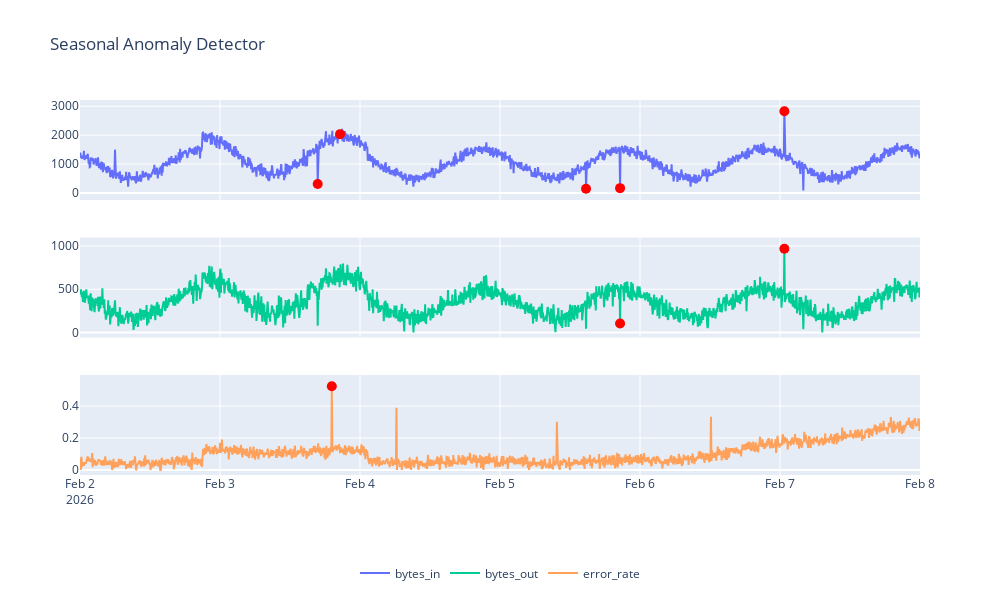

Notebook code for this chart:
### Markdown cell above
### 2. Seasonal Anomaly Detector

Detections anomalous violations of seasonal patterns.

### Code cell
seasonal_ad = SeasonalAD(c=4, freq=288)  # Assuming daily seasonality with 5-minute intervals (288 intervals per day)
seasonal_anomalies = seasonal_ad.fit_detect(df_train).fillna(False)
plot_anomalies(df_train, seasonal_anomalies, title='Seasonal Anomaly Detector')

### Figure 1 — Plotly figure (JSON) as saved in the notebook; plotly's stock layout.template omitted (floating-point values rounded to 4 significant figures; data arrays with more than 128 entries replaced by an {"elided": "..."} marker saying what was removed)
{"data": [{"name": "bytes_in", "type": "scatter", "x": {"elided": "1729 str values"}, "xaxis": "x", "y": {"elided": "1729 float values"}, "yaxis": "y"}, {"marker": {"color": "red", "size": 10}, "mode": "markers", "name": "Anomaly", "showlegend": false, "type": "scatter", "x": ["2026-02-03T16:45:00.000000000", "2026-02-03T20:35:00.000000000", "2026-02-05T14:45:00.000000000", "2026-02-05T20:35:00.000000000", "2026-02-07T00:45:00.000000000"], "xaxis": "x", "y": [306.5, 2033.0, 144.6, 166.0, 2825.0], "yaxis": "y"}, {"name": "bytes_out", "type": "scatter", "x": {"elided": "1729 str values"}, "xaxis": "x2", "y": {"elided": "1729 float values"}, "yaxis": "y2"}, {"marker": {"color": "red", "size": 10}, "mode": "markers", "name": "Anomaly", "showlegend": false, "type": "scatter", "x": ["2026-02-05T20:35:00.000000000", "2026-02-07T00:45:00.000000000"], "xaxis": "x2", "y": [103.3, 968.4], "yaxis": "y2"}, {"name": "error_rate", "type": "scatter", "x": {"elided": "1729 str values"}, "xaxis": "x3", "y": {"elided": "1729 float values"}, "yaxis": "y3"}, {"marker": {"color": "red", "size": 10}, "mode": "markers", "name": "Anomaly", "showlegend": false, "type": "scatter", "x": ["2026-02-03T19:10:00.000000000"], "xaxis": "x3", "y": [0.5242], "yaxis": "y3"}], "layout": {"height": 600, "legend": {"orientation": "h", "x": 0.5, "xanchor": "center", "y": -0.3, "yanchor": "bottom"}, "title": {"text": "Seasonal Anomaly Detector"}, "width": 1000, "xaxis": {"anchor": "y", "domain": [0, 1], "matches": "x3", "showticklabels": false}, "xaxis2": {"anchor": "y2", "domain": [0, 1], "matches": "x3", "showticklabels": false}, "xaxis3": {"anchor": "y3", "domain": [0, 1]}, "yaxis": {"anchor": "x", "domain": [0.7333, 1]}, "yaxis2": {"anchor": "x2", "domain": [0.3667, 0.6333]}, "yaxis3": {"anchor": "x3", "domain": [0, 0.2667]}}}
